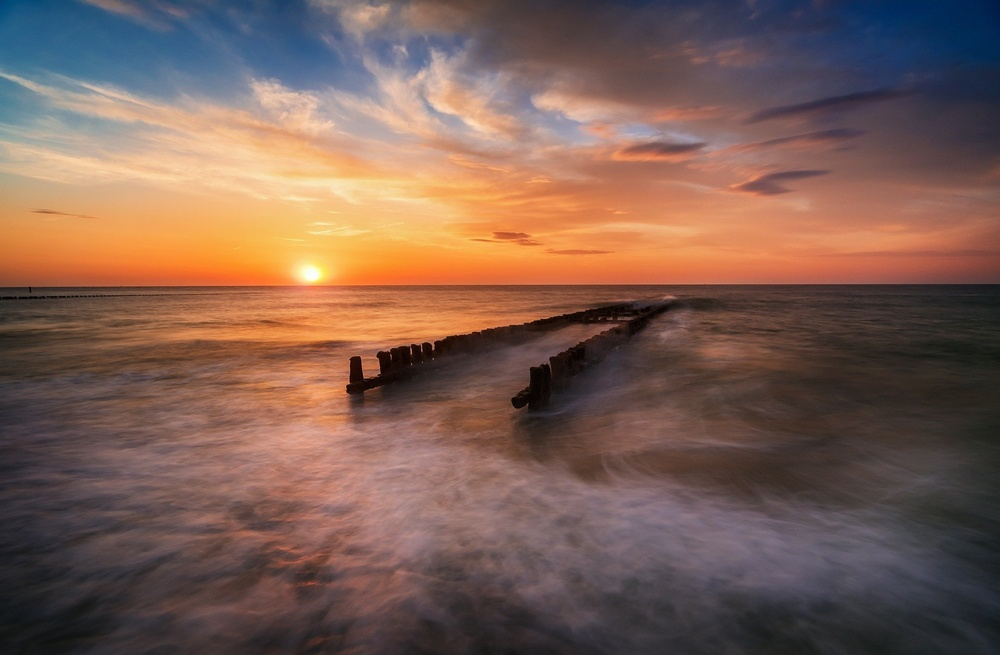
#> input picture challenge_5/sea.jpg, 1000 x 655 px, shrunk from 1920 x 1257 before the run
$ python image_plot.py
#> lines starting #> are read from the running program, lines starting #| are printed output that depends on the picture
import matplotlib.pyplot as plt # import dependencies
import cv2
from os import path

IMAGE_PATH = path.join(path.dirname(__file__), "sea.jpg")

image = cv2.imread(IMAGE_PATH) # read image
#> image is the input picture: shape (655, 1000, 3); mean B, G, R 83.9, 94.8, 123.4
image = image[:,:,::-1] # convert to RGB, cv2 reads in BGR
image_negative = 255 - image # invert the image
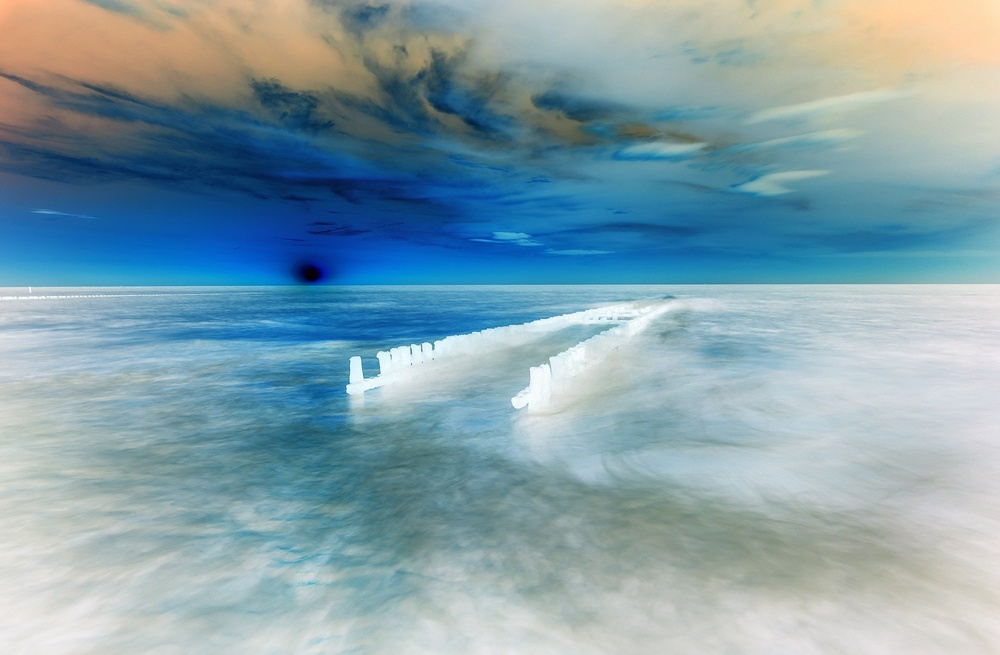
#> image_negative: shape (655, 1000, 3); mean R, G, B 131.6, 160.2, 171.1

fig, axes = plt.subplots(2, 2) # create figure and axes
axes[1,0] = plt.subplot(2, 1, 2) # override subplot with double width
axes[1,1] = None # override subplot with None

axes[0,0].imshow(image, interpolation="bilinear") # create image in matplotlib
axes[0,0].axis("off")

axes[0,1].imshow(image_negative, interpolation="bilinear") # create image in matplotlib
axes[0,1].axis("off")

for channel, color in enumerate(["r", "g", "b"]): # iterate over channels
    histr = cv2.calcHist([image], [channel], None, [256], [0, 256]) # calculate histogram
    axes[1,0].plot(histr, color=color) # plot histogram

axes[1,0].set_xlim([0, 256]) # set x-axis limits

fig.canvas.manager.set_window_title("Challenge 5.1: Image Plotting") # set the window title

plt.show() # show the plot
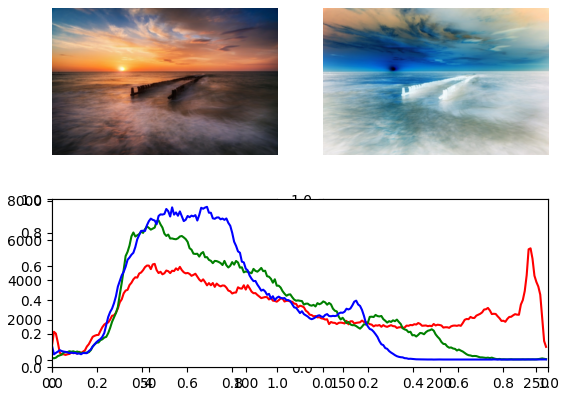
#> figure drawn by matplotlib, 3 panels; panel 3: curve peaks at x = 247, y = 5601; panel 3: curve peaks at x = 55, y = 7008; panel 3: curve peaks at x = 80, y = 7689
